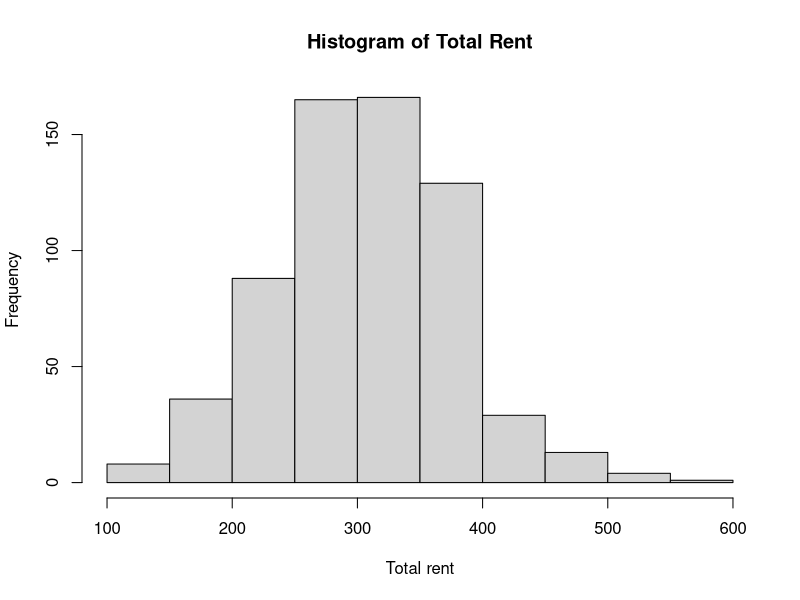
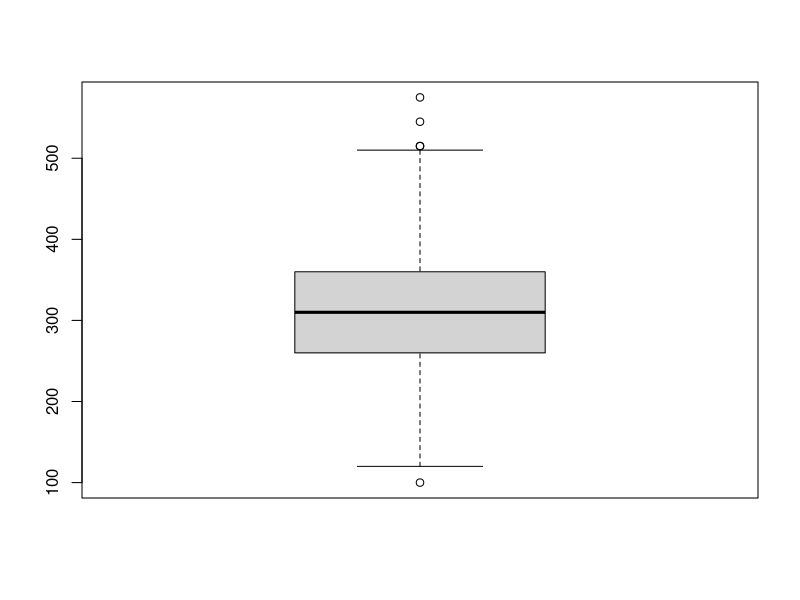
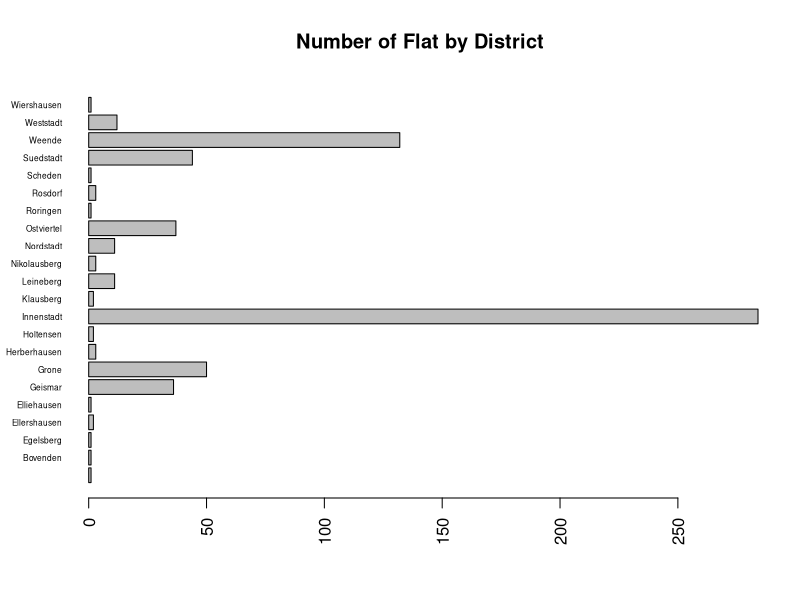
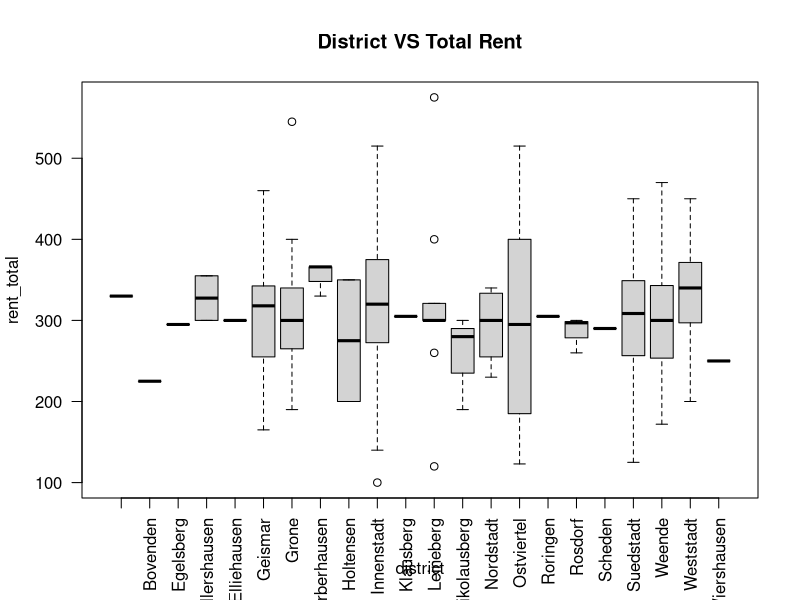
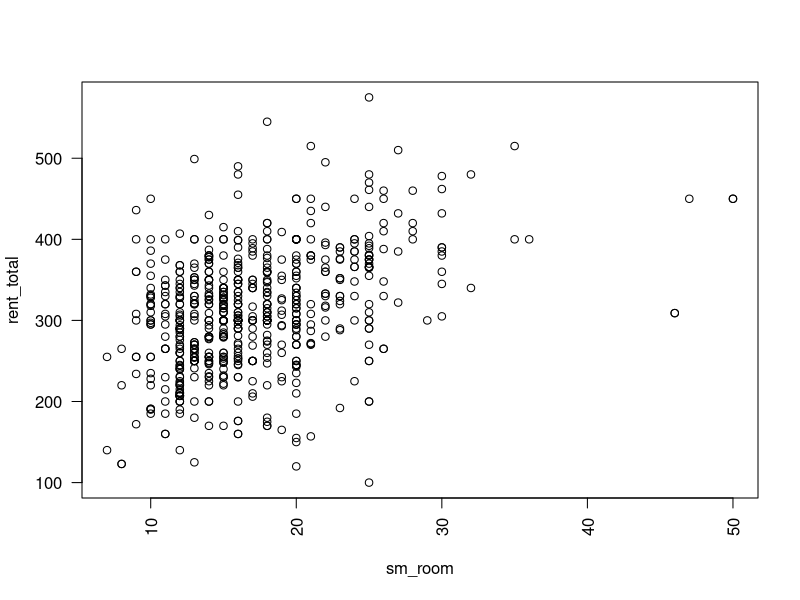
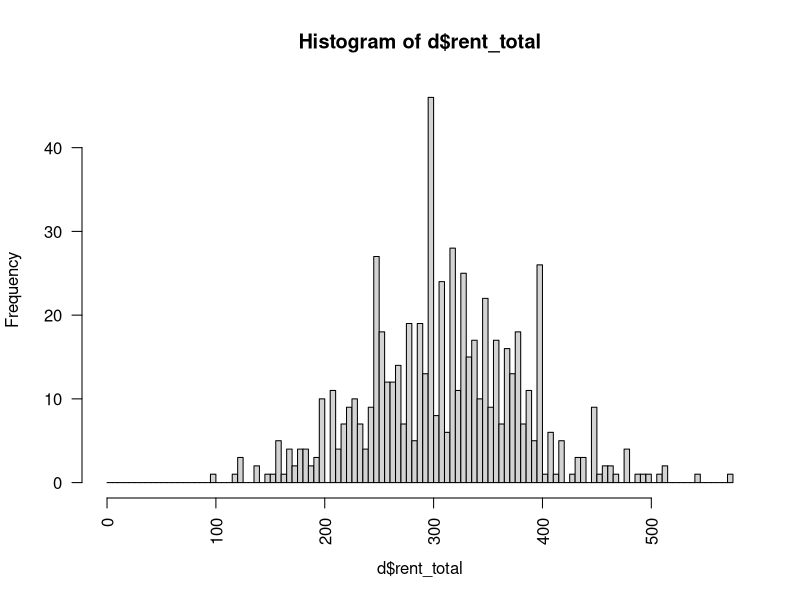
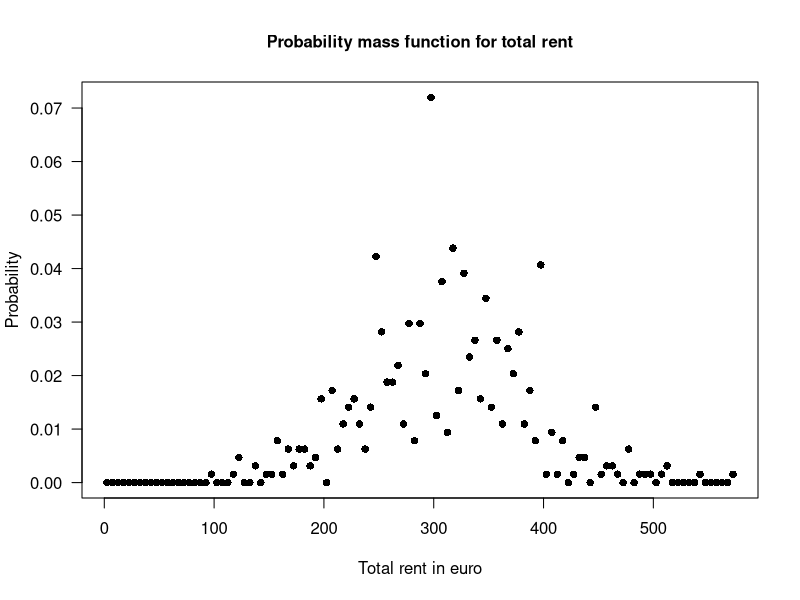
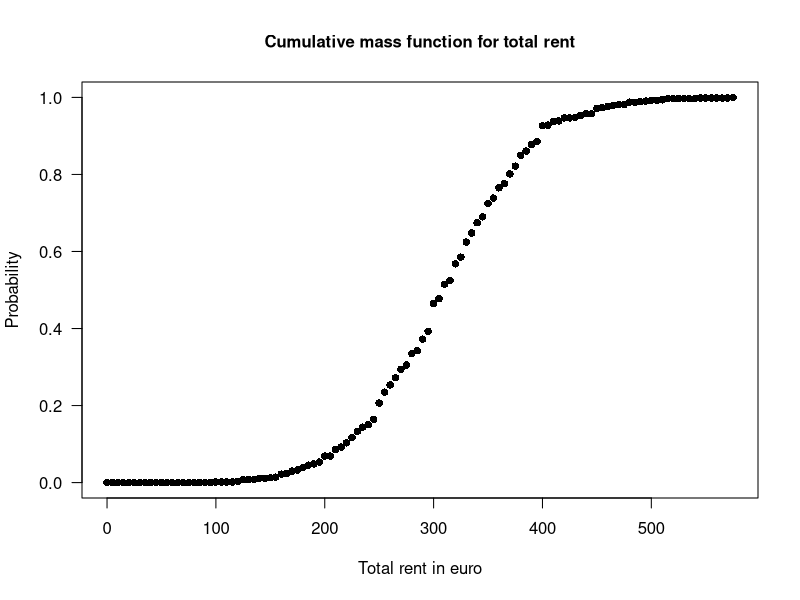

The R script that drew these images, in order:
## ---- chunk 1

knitr::opts_chunk$set(echo = TRUE, warning = FALSE)
setwd("D:/Projects/rp-stats")

## ---- chunk 2

d <- read.csv("data/wg-gesucht.csv", header = TRUE, sep = ";")
str(d)

## ---- chunk 3

summary(d)
table(d$district) # frequencies of each category
table(d$district)/nrow(d)*100 # percentages

## ---- chunk 4

mean(d$rent_total)
median(d$rent_total)

## ---- chunk 5

var(d$rent_total)
sd(d$rent_total)
IQR(d$rent_total) # interquartile range
min(d$rent_total)
max(d$rent_total)
range(d$rent_total)

## ---- chunk 6

hist(d$rent_total, xlab = "Total rent", main = "Histogram of Total Rent")
boxplot(d$rent_total)

par(las=2) # make label text perpendicular to axis
barplot(table(d$district), main="Number of Flat by District", horiz=TRUE, cex.names=0.5)

boxplot(rent_total~district, data=d, main="District VS Total Rent")

plot(rent_total~sm_room, data=d)

## ---- chunk 7

cor(d$sm_room, d$rent_total)
rent_total.rk <- rank(d$rent_total)
sm_room.rk <- rank(d$sm_room)
cor(rent_total.rk,sm_room.rk,method="spearman")

## ---- chunk 8

h <- hist(d$rent_total, breaks = seq(0, max(d$rent_total), by=5))
h$probs <- h$counts/sum(h$counts)
plot(h$mids,h$probs,main="Probability mass function for total rent",ylab="Probability",xlab="Total rent in euro",pch=16,cex.main=1,las=1)
h$cumprobs <- cumsum(h$probs)
plot(h$breaks,c(0,h$cumprobs),main="Cumulative mass function for total rent",ylab="Probability",xlab="Total rent in euro",pch=16,cex.main=1,las=1)

## ---- chunk 9

set.seed(0)
n  <- nrow(d)
s1 <- sample(1:n,10,replace=FALSE)
d1 <- d[s1,]
m1 <- mean(d1$rent_total)
s2 <- sample(1:n,10,replace=FALSE)
d2 <- d[s2,]
m2 <- mean(d2$rent_total)
s3 <- sample(1:n,10,replace=FALSE)
d3 <- d[s3,]
m3 <- mean(d3$rent_total)
cbind(m1,m2,m3)
rbind(s1,s2,s3)

# for 1000 samples of size 10
par(mfrow=c(2,1))
B <- 1000
means.B <- rep(NA,B)
for(b in 1:B){
  s.b <- sample(1:n,10,replace=FALSE)
  d.b <- d[s.b,]
  means.B[b] <- mean(d.b$rent_total)
}
means.B
hist(means.B,main="sampling distribution for n=10",breaks=seq(0,max(d$rent_total),10),xlim=c(0,600),freq=TRUE,las=1)

# for 1000 samples of size 500
B <- 1000
means.B <- rep(NA,B)
for(b in 1:B){
  s.b <- sample(1:n,500,replace=FALSE)
  d.b <- d[s.b,]
  means.B[b] <- mean(d.b$rent_total)
}
means.B
hist(means.B,main="sampling distribution for n=500",breaks=seq(0,max(d$rent_total),10),xlim=c(0,600),freq=TRUE,las=1)

## ---- chunk 10

x.seq <- seq(0,600,by=5)

hist(d$rent_total,freq=FALSE)
lines(x.seq,dnorm(x.seq,mean(d$rent_total),sd(d$rent_total))) # compare the observed empricial distribution with the theoretical probability density function for a normal distribution (freq=FALSE is for getting densities rather than frequencies for the empirical distribution)
shapiro.test(d$rent_total)
ks.test(d$rent_total,"pnorm")

## ---- chunk 11

d2 <- d[which(d$district=="Weende" | d$district=="Innenstadt"),] # consider only 2 groups

m <- lm(rent_total~district,data=d2)
res <- m$residuals
hist(res,freq=FALSE)
lines(x.seq,dnorm(x.seq,mean(res),sd(res)))
shapiro.test(res)
ks.test(res,"pnorm")

## ---- chunk 12

m2 <- lm(rent_total~district,data=d)
res <- m$residuals
hist(res,freq=FALSE)
lines(x.seq,dnorm(x.seq,mean(res),sd(res)))
shapiro.test(res)
ks.test(res,"pnorm")

## ---- chunk 13

groups <- levels(d$district)
par(mfrow=c(5,2))
par(mai=c(0.1,0.3,0.35,0.1))
for(g in 1:length(groups)){
  d.sub <- subset(d,district==groups[g])
  if(any(!is.na(d.sub$rent_total))) hist(d.sub$rent_total,main=paste("Group =",groups[g]),las=1,xlim=c(0,550),breaks=seq(0,550,by=10))+
  lines(x.seq,dnorm(x.seq,mean(d.sub$rent_total),sd(d.sub$rent_total)))
}

## ---- chunk 14

m <- lm(d$rent_total ~ d$sm_room)
coef(m)
plot(d$sm_room, d$rent_total)
abline(m, lwd=2, col=rgb(0.1, 0.6, 0.3, alpha=0.9))
predict(m,newdata=data.frame(x=d$sm_room))
sum(m$residuals^2)

## ---- chunk 15

m <- lm(d$rent_total ~ d$sm_room + I(d$sm_room^2))
coef(m)
yhat <- predict(m,newdata=data.frame(x=d$sm_room))
x.seq <- seq(0,500,length.out=639)
y.hat.seq <- predict(m,newdata=data.frame(x=x.seq))
plot(d$sm_room, d$rent_total)
lines(x.seq,y.hat.seq,col=rgb(0.1, 0.6, 0.3, alpha=0.9),lwd=3)
sum(m$residuals^2)

## ---- chunk 16

d2 <- d[which(d$district=="Weende" | d$district=="Innenstadt"),]
# d2 <- subset(d, district=="Weende" | district=="Innenstadt") # consider only 2 groups
m <- lm(rent_total~district,data=d2)
anova(m)

summary(aov(rent_total~district,data=d2)) # alternative to lm formulation

## ---- chunk 17

res.aov <- aov(rent_pure ~ district, data = d)
summary(res.aov)

## ---- chunk 18

TukeyHSD(res.aov)

# diff: difference between means of the two groups
# lwr, upr: the lower and the upper end point of the confidence interval at 95% (default)
# p adj: p-value after adjustment for the multiple comparisons.

## ---- chunk 19

plot(res.aov, 1)

## ---- chunk 20

library(car)
leveneTest(rent_pure ~ district, data = d)

